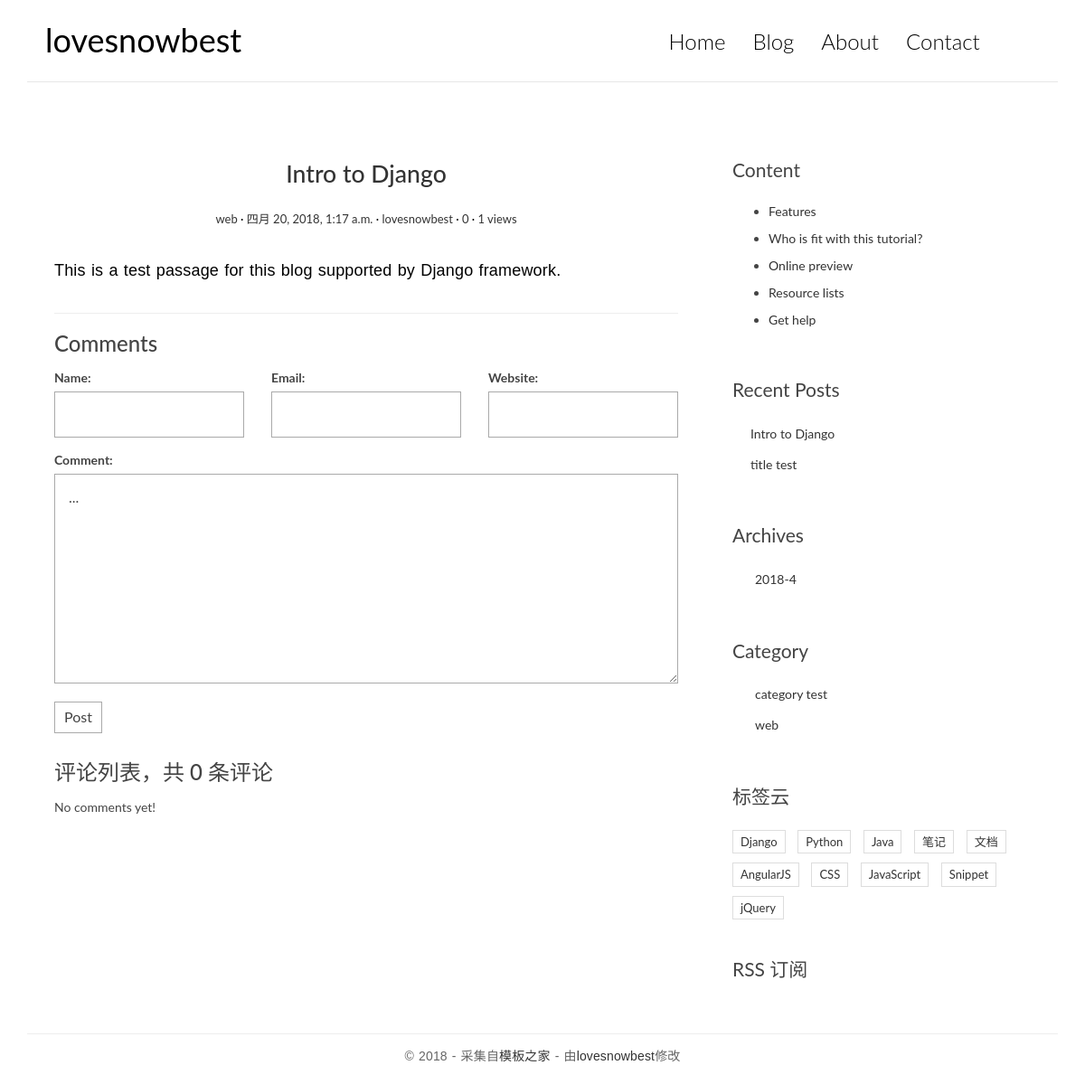
/post/2/, run on an earlier commit of the app's database.
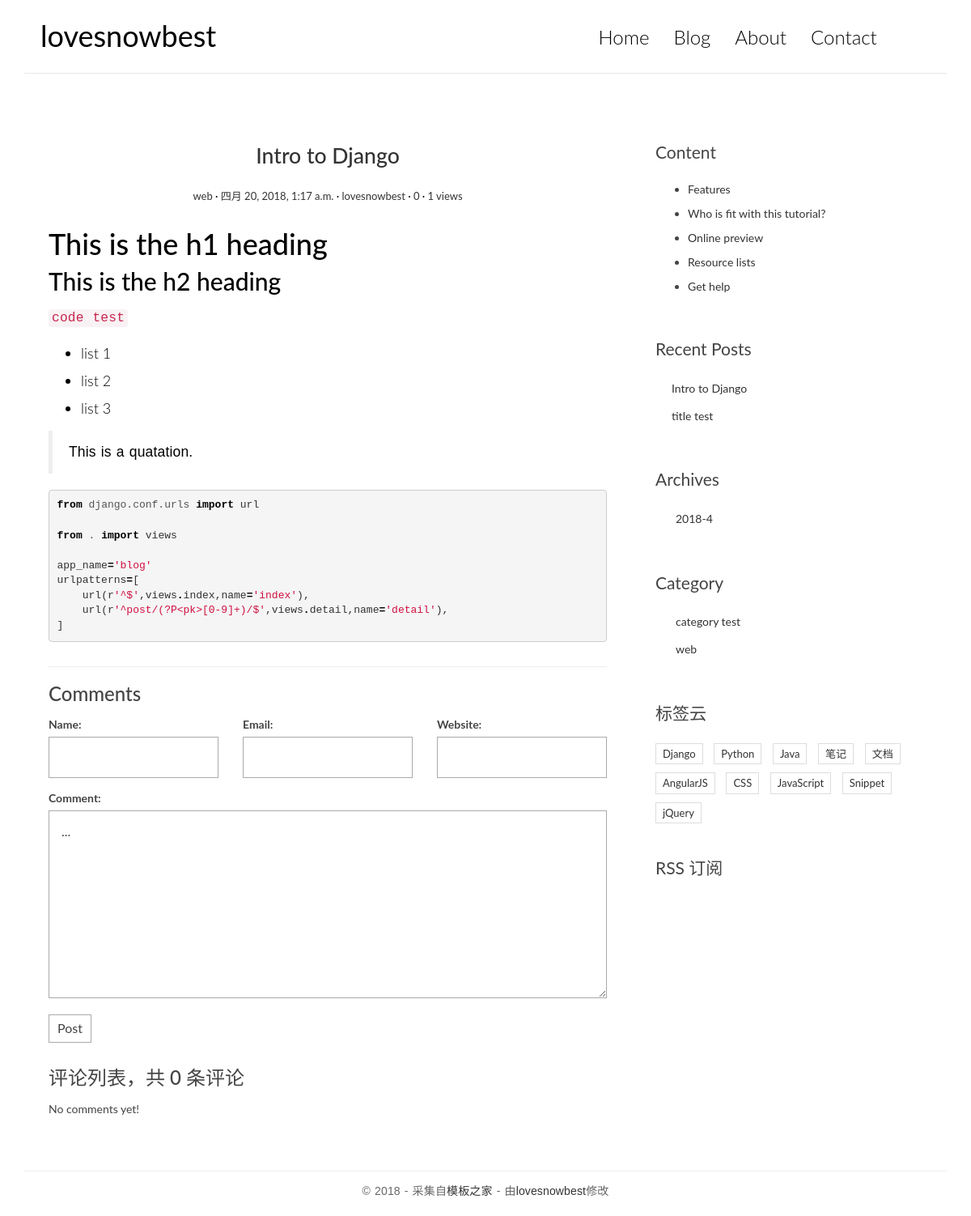
And on a later commit of the database.
### blog/models.py (models this page shows, shortened)
class Post(models.Model):
	title=models.CharField(max_length=70)
	body=models.TextField()
	created_time=models.DateTimeField()
	modified_time=models.DateTimeField()
	views=models.PositiveIntegerField(default=0)
	excerpt=models.CharField(max_length=200,blank=True)
	category=models.ForeignKey(Category,on_delete=models.CASCADE)
	tags=models.ManyToManyField(Tag,blank=True)
	author=models.ForeignKey(User,on_delete=models.CASCADE)
	def get_absolute_url(self):
		return reverse('blog:detail',kwargs={'pk':self.pk})
	class Meta:
		ordering=['-created_time']
	def increase_views(self):
		self.views+=1
		self.save(update_fields=['views'])

class Category(models.Model):
	name=models.CharField(max_length=100)

### blog/views.py (the view)
# urls.py: url(r'^post/(?P<pk>[0-9]+)/$',views.detail,name='detail'),
def detail(request,pk):
	post=get_object_or_404(Post,pk=pk)
	post.increase_views()
	post.body=markdown.markdown(post.body,
								extensions=[
									'markdown.extensions.extra',
									'markdown.extensions.codehilite',
									'markdown.extensions.toc'])
	form=CommentForm()
	comment_list=post.comment_set.all()
	comment_num=len(comment_list)
	context={
		'post':post,
		'form':form,
		'comment_list':comment_list,
	}
	return render(request,'blog/detail.html',context=context)

### comments/forms.py
class CommentForm(forms.ModelForm):
	class Meta:
		model=Comment
		fields=['name','email','url','text']

### blog/templatetags/blog_tags.py (called while the page is built)
@register.simple_tag
def get_recent_posts(num=5):
	return Post.objects.all().order_by('-created_time')[:num]

@register.simple_tag
def archives():
	return Post.objects.dates('created_time','month',order='DESC')

@register.simple_tag
def get_categories():
	return Category.objects.all()

### templates/blog/detail.html (shortened to what this page needs)
{% extends 'base.html' %}
{% block main %}
    <article class="post post-{{post.pk}}">
        <header class="entry-header">
            <h1 class="entry-title">
                <a href="{{post.get_absolute_url}}">{{post.title}}</a>
            </h1>
            <div class="entry-meta">
                <span class="post-category"><a href="#">{{post.category.name}}</a></span>
                <span class="post-date"><a href="#"><time class="entry-date" datetime="{{post.created_time}}">{{post.created_time}}</time></a></span>
                <span class="post-author"><a href="#">{{post.author}}</a></span>
                <span class="comments-link"><a href="{{post.get_absolute_url}}">{{post.comment_set.count}}</a></span>
                <span class="views-count"><a href="{{post.get_absolute_url}}">{{post.views}} views</a></span>
            </div>
        </header>
        <div class="entry-content clearfix">
            {{post.body|safe}}
        </div>
    </article>
    <section class="comment-area" id="comment-area">
        <hr>
        <h3>Comments</h3>
        <form action="{% url 'comments:post_comment' post.pk %}" method="post" class="comment-form">
            <div class="row">
                <div class="col-md-4">
                    <label for="{{form.name.id_for_label}}">Name:</label>
                    {{form.name}}
                </div>
                <div class="col-md-4">
                    <label for="{{form.email.id_for_label}}">Email:</label>
                    {{form.email}}
                </div>
                <div class="col-md-4">
                    <label for="{{form.url.id_for_label}}">Website:</label>
                    {{form.url}}
                </div>
                <div class="col-md-12">
                    <label for="{{form.text.id_for_label}}">Comment:</label>
                    {{form.text}}
                    <button type="submit" class="comment-btn">Post</button>
                </div>
            </div>
        </form>
        <div class="comment-list-panel">
            <h3>评论列表，共 <span>{{post.comment_set.count}}</span> 条评论</h3>
            <ul class="comment-list list-unstyled">
                {% for comment in comment_list %}
                <li class="comment-item">
                    <span class="nickname">{{comment.name}}</span>
                    <time class="submit-date">{{comment.created_time}}</time>
                    <div class="text">
                        {{comment.text}}
                    </div>
                </li>
                {% empty %}
                No comments yet!
                {% endfor %}
            </ul>
        </div>
    </section>
{% endblock main %}
{% block toc %}
    <div class="widget widget-content">
        <h3 class="widget-title">Content</h3>
        <ul>
            <li>
                <a href="#">Features</a>
            </li>
            <li>
                <a href="#">Who is fit with this tutorial?</a>
            </li>
            <li>
                <a href="#">Online preview</a>
            </li>
            <li>
                <a href="#">Resource lists</a>
            </li>
            <li>
                <a href="#">Get help</a>
            </li>
        </ul>
    </div>
{% endblock toc %}

### templates/base.html (shortened to what the changed rows need)
{% load static %}
{% load blog_tags %}
<!DOCTYPE html>
<html>
<head>
    <link rel="stylesheet" type="text/css" href="{% static 'blog/css/bootstrap.min.css' %}"/>
    <link rel="stylesheet" type="text/css" href="http://code.ionicframework.com/ionicons/2.0.1/css/ionicons.min.css"/>
    <link rel="stylesheet" type="text/css" href="{% static 'blog/css/pace.css' %}"/>
    <link rel="stylesheet" type="text/css" href="{% static 'blog/css/custom.css' %}"/>
    <link rel="stylesheet" type="text/css" href="{% static 'blog/css/highlights/github.css' %}">
</head>
<body>
<div class="container">
    <header id="site-header">
        <div class="row">
            <div class="col-md-4 col-sm-5 col-xs-8">
                <div class="logo">
                    <h1><a href="{% url 'blog:index' %}"><b>lovesnowbest</a></h1>
                </div>
            </div>
        </div>
    </header>
</div>
<div class="content-body">
    <div class="container">
        <div class="row">
            <main class="col-md-8">
                {% block main %}
                {% endblock main %}
            </main>
            <aside class="col-md-4">
                <div class="widget widget-recent-posts">
                    {% get_recent_posts as recent_post_list %}
                    <ul>
                        {% for post in recent_post_list %}
                        <li>
                            <a href="{{post.get_absolute_url}}">{{post.title}}</a>
                        </li>
                        {% empty %}
                        No recent posts!
                        {% endfor %}
                    </ul>
                </div>
                    {% archives as date_list %}
                    {% get_categories as category_list %}
            </aside>
        </div>
    </div>
</div>
</body>
</html>

What changed in the data, as far as the page shows it:
changed Post "Intro to Django": body "This is a test passage for this blog supported by Django framework." → "This is the h1 heading This is the h2 heading code test list 1 list 2 list 3 This is a quatation. from django.conf.urls import url from . import views app_name = 'blog' urlpatterns = [ url ( r '^$' , views . index , name = 'index' ), url ( r '^post/(?P<pk>[0-9]+)/$' , views . detail , name = 'detail' ), ]"
